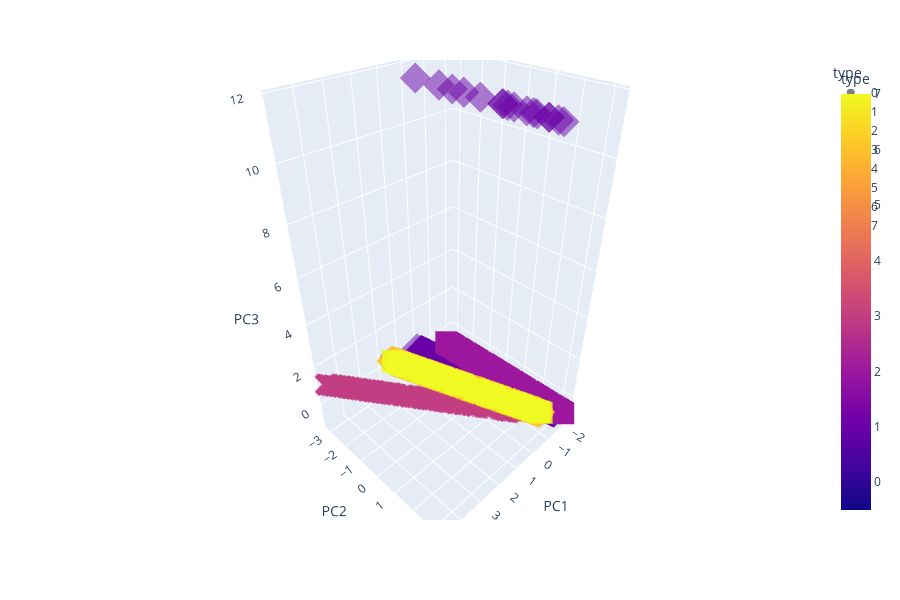

Source (notebook cell):
### Code cell
fig = px.scatter_3d(
    pca_train, x='PC1', y='PC2', z='PC3', color='type',symbol='type', opacity=0.5, size_max=10,height=600,
    labels={'0': 'PC 1', '1': 'PC 2', '2': 'PC 3'}
)
fig.show()

### Figure 1 — Plotly figure (JSON) as saved in the notebook; plotly's stock layout.template omitted (floating-point values rounded to 4 significant figures; data arrays with more than 128 entries replaced by an {"elided": "..."} marker saying what was removed)
{"data": [{"hovertemplate": "type=%{marker.color}<br>PC1=%{x}<br>PC2=%{y}<br>PC3=%{z}<extra></extra>", "legendgroup": "0", "marker": {"color": {"elided": "432 int values"}, "coloraxis": "coloraxis", "opacity": 0.5, "symbol": "circle"}, "mode": "markers", "name": "0", "scene": "scene", "showlegend": true, "type": "scatter3d", "x": {"elided": "432 float values"}, "y": {"elided": "432 float values"}, "z": {"elided": "432 float values"}}, {"hovertemplate": "type=%{marker.color}<br>PC1=%{x}<br>PC2=%{y}<br>PC3=%{z}<extra></extra>", "legendgroup": "1", "marker": {"color": {"elided": "369 int values"}, "coloraxis": "coloraxis", "opacity": 0.5, "symbol": "diamond"}, "mode": "markers", "name": "1", "scene": "scene", "showlegend": true, "type": "scatter3d", "x": {"elided": "369 float values"}, "y": {"elided": "369 float values"}, "z": {"elided": "369 float values"}}, {"hovertemplate": "type=%{marker.color}<br>PC1=%{x}<br>PC2=%{y}<br>PC3=%{z}<extra></extra>", "legendgroup": "2", "marker": {"color": {"elided": "366 int values"}, "coloraxis": "coloraxis", "opacity": 0.5, "symbol": "square"}, "mode": "markers", "name": "2", "scene": "scene", "showlegend": true, "type": "scatter3d", "x": {"elided": "366 float values"}, "y": {"elided": "366 float values"}, "z": {"elided": "366 float values"}}, {"hovertemplate": "type=%{marker.color}<br>PC1=%{x}<br>PC2=%{y}<br>PC3=%{z}<extra></extra>", "legendgroup": "3", "marker": {"color": {"elided": "306 int values"}, "coloraxis": "coloraxis", "opacity": 0.5, "symbol": "x"}, "mode": "markers", "name": "3", "scene": "scene", "showlegend": true, "type": "scatter3d", "x": {"elided": "306 float values"}, "y": {"elided": "306 float values"}, "z": {"elided": "306 float values"}}, {"hovertemplate": "type=%{marker.color}<br>PC1=%{x}<br>PC2=%{y}<br>PC3=%{z}<extra></extra>", "legendgroup": "4", "marker": {"color": {"elided": "306 int values"}, "coloraxis": "coloraxis", "opacity": 0.5, "symbol": "cross"}, "mode": "markers", "name": "4", "scene": "scene", "showlegend": true, "type": "scatter3d", "x": {"elided": "306 float values"}, "y": {"elided": "306 float values"}, "z": {"elided": "306 float values"}}, {"hovertemplate": "type=%{marker.color}<br>PC1=%{x}<br>PC2=%{y}<br>PC3=%{z}<extra></extra>", "legendgroup": "5", "marker": {"color": {"elided": "249 int values"}, "coloraxis": "coloraxis", "opacity": 0.5, "symbol": "circle"}, "mode": "markers", "name": "5", "scene": "scene", "showlegend": true, "type": "scatter3d", "x": {"elided": "249 float values"}, "y": {"elided": "249 float values"}, "z": {"elided": "249 float values"}}, {"hovertemplate": "type=%{marker.color}<br>PC1=%{x}<br>PC2=%{y}<br>PC3=%{z}<extra></extra>", "legendgroup": "6", "marker": {"color": {"elided": "249 int values"}, "coloraxis": "coloraxis", "opacity": 0.5, "symbol": "diamond"}, "mode": "markers", "name": "6", "scene": "scene", "showlegend": true, "type": "scatter3d", "x": {"elided": "249 float values"}, "y": {"elided": "249 float values"}, "z": {"elided": "249 float values"}}, {"hovertemplate": "type=%{marker.color}<br>PC1=%{x}<br>PC2=%{y}<br>PC3=%{z}<extra></extra>", "legendgroup": "7", "marker": {"color": {"elided": "186 int values"}, "coloraxis": "coloraxis", "opacity": 0.5, "symbol": "square"}, "mode": "markers", "name": "7", "scene": "scene", "showlegend": true, "type": "scatter3d", "x": {"elided": "186 float values"}, "y": {"elided": "186 float values"}, "z": {"elided": "186 float values"}}], "layout": {"coloraxis": {"colorbar": {"title": {"text": "type"}}, "colorscale": [[0, "#0d0887"], [0.1111, "#46039f"], [0.2222, "#7201a8"], [0.3333, "#9c179e"], [0.4444, "#bd3786"], [0.5556, "#d8576b"], [0.6667, "#ed7953"], [0.7778, "#fb9f3a"], [0.8889, "#fdca26"], [1, "#f0f921"]]}, "height": 600, "legend": {"title": {"text": "type"}, "tracegroupgap": 0}, "margin": {"t": 60}, "scene": {"domain": {"x": [0, 1], "y": [0, 1]}, "xaxis": {"title": {"text": "PC1"}}, "yaxis": {"title": {"text": "PC2"}}, "zaxis": {"title": {"text": "PC3"}}}}}
